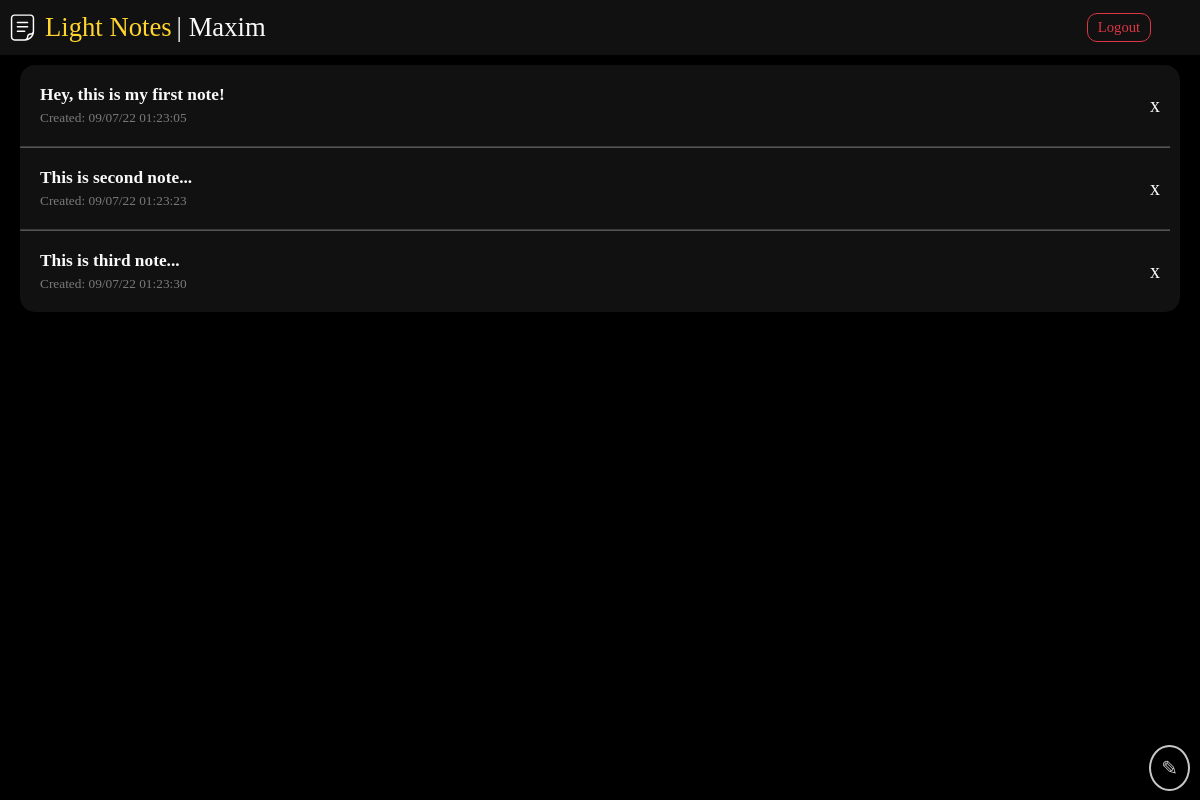
Screenshot of / (signed in) with the database file from the repository.
### objects.py (models this page shows)
class User(UserMixin, db.Model):
    __tablename__ = "user"
    id = Column(db.Integer, primary_key=True, autoincrement=True)
    notes = relationship("Note")
    login = Column(db.String)
    password = Column(db.String)

class Note(db.Model):
    __tablename__ = "note"
    id = Column(db.Integer, primary_key=True, autoincrement=True)
    author = Column(db.Integer, ForeignKey("user.id"))
    title = Column(db.String(100), nullable=True)
    text = Column(db.Text, nullable=False)
    created = Column(db.DateTime, nullable=False, default=datetime.datetime.now)
    edited = Column(db.DateTime, nullable=True)

### app.py (the view)
@app.route("/")
@login_required
def index():
    user_notes = Note.query.filter(Note.author==current_user.id).all()
    return render_template("index.html", notes=user_notes)

### objects.py (called while the page is built)
@login_manager.user_loader
def load_user(user_id):
    return User.query.filter(User.id==user_id).first()

### templates/index.html (shortened to what this page needs)
{% extends 'base.html' %}
{% block body %}
<nav>
    <div class="nav-left">
        <img id="nav-icon" src="{{ url_for('static', filename='favicon.svg') }}">
        <a id="nav-title" class="nav-text" href="/">Light Notes</a>
        <span class="nav-text">| {{ current_user.login }}</span>
    </div>
    <div class="nav-right">
        <a id="nav-logout" href="/logout">Logout</a>
    </div>
</nav>
{% if notes | length > 0 %}
<div id="notes">
    {% for note in notes %}
    <div id="note-{{note.id}}" class="note-prev">
        <div class="note-info">
            <span class="note-prev-title" onclick="location.href = '/note/' + this.parentElement.parentElement.id.slice(5)">{{ note.title }}</span>
            <div class="date-row">
                <span class="note-prev-created">Created: {{ note.created.strftime("%x %X") }}</span>
            </div>
        </div>
        <span class="note-prev-delete">x</span>
    </div>
    {% if loop.index <= notes|length-1 %}
    <hr>
    {% endif %}
    {% endfor %}
</div>
{% endif %}
<div id="floating-actions">
    <a id="floating-create" href="/create">✎</a>
</div>
{% endblock %}

### templates/base.html (shortened to what this page needs)
<!doctype html>
<html lang="en">
<head>
    <link rel="stylesheet" href="{{ url_for('static', filename='styles.css') }}">
</head>
<body>
    {% block body %}
    {% endblock %}
</body>
</html>

### static/styles.css (style rules this page uses)
body { background-color: var(--primary); color: var(--font); margin: 0; font-family: "Montserrat"; height: 100%; width: 100%; font-size: var(--font-size); }
a { font-size: var(--font-size); color: var(--font); }
hr { width: 99%; }
nav { background-color: var(--primary-light); display: flex; flex-direction: row; align-items: center; padding: 10px 5px; }
a { color: var(--accent); }
:root { --primary: #000000; --primary-light: #111111; --font: #F9F9F9; --red: #DC3545; --font-size: 15pt; --accent: #FFD52E; }
#nav-icon { width: 35px; filter: invert(100%); }
#nav-title { text-decoration: none; color: var(--accent); }
.nav-text { font-size: 20pt; color: var(--font); }
#nav-logout { color: var(--red); padding: 5px 10px; border: 1px solid var(--red); border-radius: 10px; text-decoration: none; font-size: calc(var(--font-size) - 4pt); }
.nav-right { flex: 1; display: flex; flex-direction: row; align-items: center; }
.nav-left { flex: 10; display: flex; flex-direction: row; align-items: center; gap: 5px; }
#notes { display: flex; flex-direction: column; background-color: var(--primary-light); border-radius: 15px; margin: 10px 20px; padding: 20px 0; }
#notes hr { opacity: 0.3; margin: 20px 0; }
.note-info { display: flex; flex-direction: column; gap: 5px; flex-grow: 1; }
.note-prev { padding: 0 20px; display: flex; flex-direction: row; align-items: center; }
.date-row { display: flex; flex-direction: row; gap: 10px; }
.note-prev-title { word-break: break-all; cursor: pointer; font-weight: bold; font-size: calc(var(--font-size) - 2pt); transition: .2s; }
.note-prev-created { font-size: calc(var(--font-size) - 5pt); opacity: 0.45; }
.note-prev-delete { cursor: pointer; padding-left: 10px; }
#floating-actions { position: fixed; bottom: 20px; right: 10px; color: var(--font); }
#floating-create { background-color: var(--primary); color: var(--font); border: 2px solid var(--font); padding: 10px; border-radius: 50%; font-size: 15pt; opacity: 80%; text-decoration: none; }

### rows the page displays
User: login "Maxim"
Note: title "Hey, this is my first note!", created "09/07/22 01:23:05"
Note: title "This is second note...", created "09/07/22 01:23:23"
Note: title "This is third note...", created "09/07/22 01:23:30"
